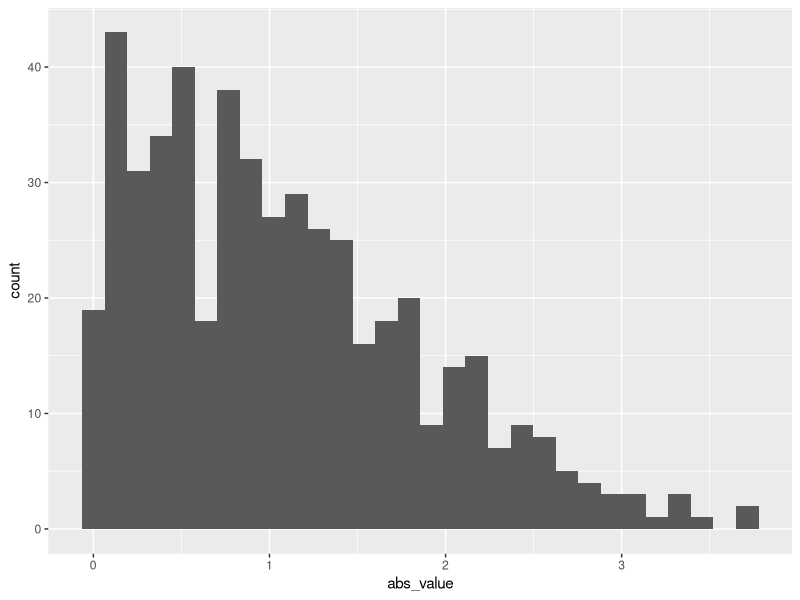

The R script that drew this image:
## ---- chunk 1
knitr::opts_chunk$set(echo = TRUE)
## ---- chunk 2
library(tidyverse)
samp = rnorm(100)
length(samp)
## ---- chunk 3
la_df = tibble(
  sample = rnorm(500, mean = 1),
  gr_th_0 = sample > 0,
  abs_value = abs(sample)
)

ggplot(la_df, aes(x = abs_value)) + geom_histogram()
